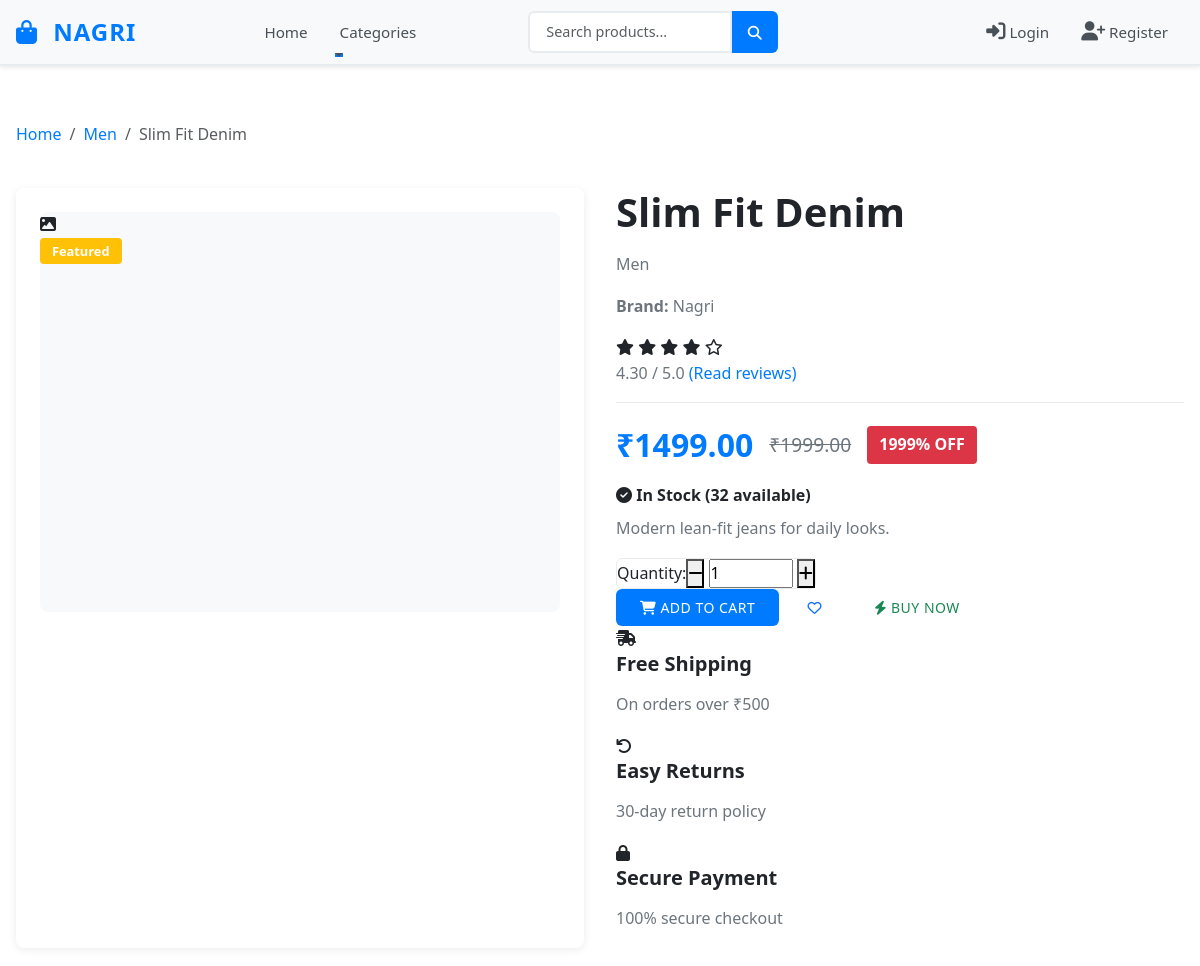
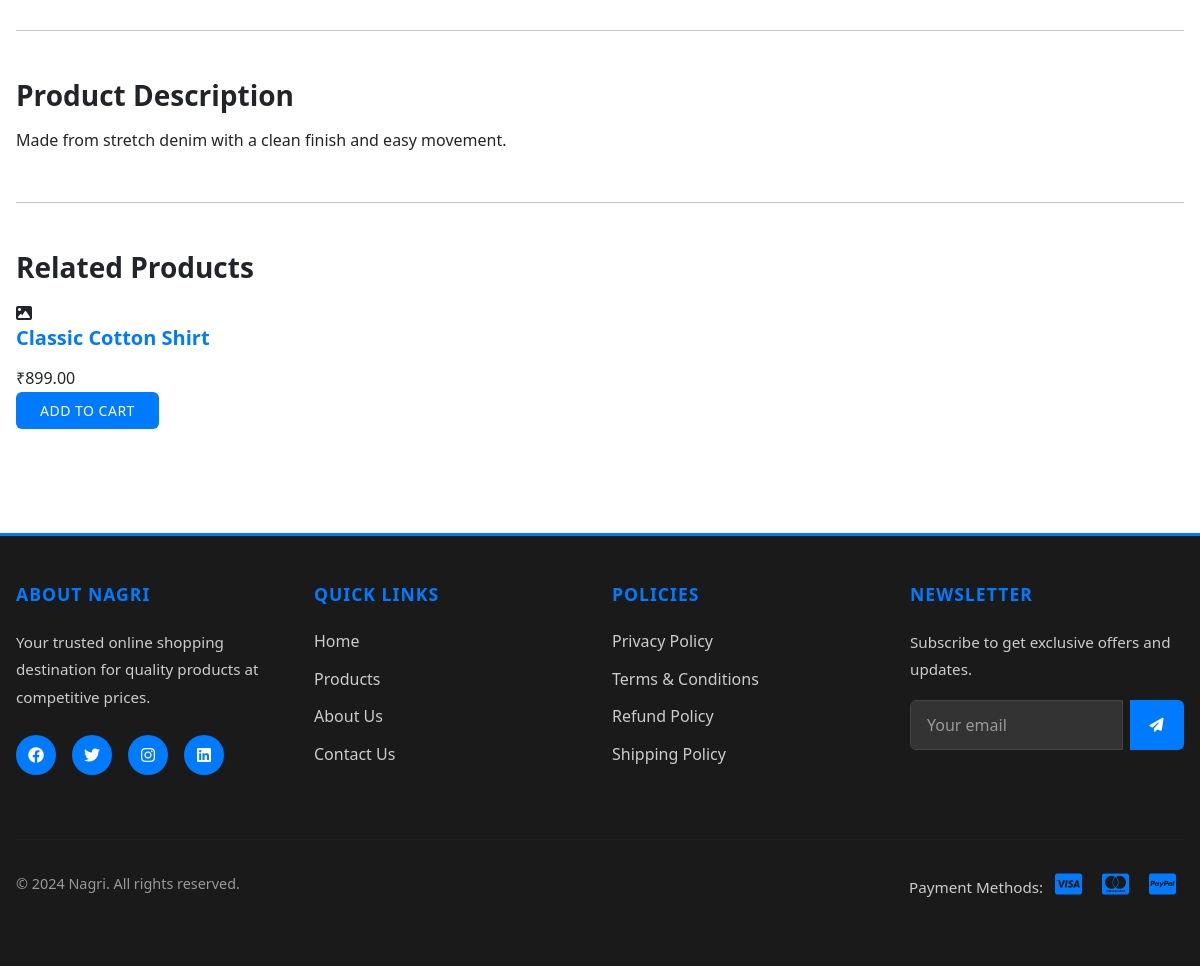
Screenshot of /products/2/ with the database file from the repository (2 pictures, top to bottom).
### products/models.py (models this page shows, shortened)
class Product(models.Model):
    name = models.CharField(max_length=200)
    slug = models.SlugField(unique=True)
    category = models.ForeignKey(Category, on_delete=models.CASCADE, related_name="products")
    subcategory = models.ForeignKey(SubCategory, on_delete=models.SET_NULL, related_name="products", null=True, blank=True)
    short_description = models.TextField(blank=True, null=True)
    description = models.TextField(blank=True, null=True)
    brand = models.CharField(max_length=100, blank=True, null=True)
    tags = models.CharField(max_length=255, blank=True, null=True)
    price = models.DecimalField(max_digits=10, decimal_places=2)
    compare_price = models.DecimalField(max_digits=10, decimal_places=2, default=0.00)
    rating = models.DecimalField(max_digits=3, decimal_places=2, default=0.00)
    image = models.ImageField(upload_to="products/", blank=True, null=True)
    is_featured = models.BooleanField(default=False)
    is_bestseller = models.BooleanField(default=False)
    is_active = models.BooleanField(default=True)
    created_at = models.DateTimeField(auto_now_add=True)
    updated_at = models.DateTimeField(auto_now=True)

class Category(models.Model):
    name = models.CharField(max_length=100)
    slug = models.SlugField(unique=True)
    description = models.TextField(blank=True, null=True)
    created_at = models.DateTimeField(auto_now_add=True)
    updated_at = models.DateTimeField(auto_now=True)

class Inventory(models.Model):
    product = models.OneToOneField(Product, on_delete=models.CASCADE, related_name="inventory")
    stock_quantity = models.PositiveIntegerField(default=0)
    low_stock_threshold = models.PositiveIntegerField(default=5)
    last_updated = models.DateTimeField(auto_now=True)

### products/views.py (the view)
# urls.py: path("<int:product_id>/", product_detail_view, name="product_detail"),
def product_detail_view(request, product_id):
    from django.shortcuts import get_object_or_404
    product = get_object_or_404(Product, id=product_id, is_active=True)
    related_products = Product.objects.filter(
        category=product.category,
        is_active=True
    ).exclude(id=product_id).order_by('-rating', '-created_at')[:6]
    context = {
        'product': product,
        'related_products': related_products,
    }
    return render(request, 'products/product_detail.html', context)

### templates/products/product_detail.html (shortened to what this page needs)
{% extends 'base/base.html' %}
{% load static %}
{% block extra_css %}
    <link rel="stylesheet" href="{% static 'css/products/product_detail.css' %}">
{% endblock %}
{% block content %}
<div class="container py-4">
    <nav class="breadcrumb-nav mb-4" aria-label="breadcrumb">
        <ol class="breadcrumb">
            <li class="breadcrumb-item"><a href="{% url 'home' %}">Home</a></li>
            <li class="breadcrumb-item"><a href="{% url 'product_list' %}?category={{ product.category.id }}">{{ product.category.name }}</a></li>
            <li class="breadcrumb-item active">{{ product.name|truncatechars:30 }}</li>
        </ol>
    </nav>
    <div class="product-detail-container">
        <div class="product-images">
            <div class="main-image">
                {% if product.image %}
                    <img src="{{ product.image.url }}" alt="{{ product.name }}" class="img-fluid" id="mainProductImage">
                {% else %}
                    <div class="placeholder-image">
                        <i class="fas fa-image"></i>
                    </div>
                {% endif %}
                <div class="image-badges">
                    {% if product.is_featured %}
                        <span class="badge badge-featured">Featured</span>
                    {% endif %}
                </div>
            </div>
        </div>
        <div class="product-details">
            <div class="product-header">
                <h1>{{ product.name }}</h1>
                <p class="product-category">{{ product.category.name }}</p>
                {% if product.brand %}
                    <p class="product-brand"><strong>Brand:</strong> {{ product.brand }}</p>
                {% endif %}
            </div>
            <div class="product-rating-section">
                <div class="rating-display">
                    <div class="stars">
                        {% for i in "12345" %}
                            {% if forloop.counter <= product.rating %}
                                <i class="fas fa-star"></i>
                            {% else %}
                                <i class="far fa-star"></i>
                            {% endif %}
                        {% endfor %}
                    </div>
                    <span class="rating-text">{{ product.rating }} / 5.0</span>
                    <a href="#reviews" class="review-link">(Read reviews)</a>
                </div>
            </div>
            <div class="product-pricing">
                <div class="price-display">
                    <span class="current-price">₹{{ product.price }}</span>
                    {% if product.compare_price and product.compare_price > product.price %}
                        <span class="original-price">₹{{ product.compare_price }}</span>
                        {% with discount=product.compare_price|add:0 %}
                            <span class="discount-badge">{{ discount }}% OFF</span>
                        {% endwith %}
                    {% endif %}
                </div>
            </div>
            <div class="stock-status">
                {% if product.inventory.stock_quantity > 0 %}
                    <span class="in-stock">
                        <i class="fas fa-check-circle"></i> In Stock
                        ({{ product.inventory.stock_quantity }} available)
                    </span>
                {% else %}
                    <span class="out-of-stock">
                        <i class="fas fa-times-circle"></i> Out of Stock
                    </span>
                {% endif %}
            </div>
            {% if product.short_description %}
            <div class="product-short-description">
                <p>{{ product.short_description }}</p>
            </div>
            {% endif %}
            {% if product.inventory.stock_quantity > 0 %}
            <div class="product-actions">
                <div class="quantity-selector">
                    <label for="quantity">Quantity:</label>
                    <div class="quantity-input">
                        <button type="button" class="qty-btn qty-minus">
                            <i class="fas fa-minus"></i>
                        </button>
                        <input type="number" id="quantity" class="qty-value" value="1" min="1" max="{{ product.inventory.stock_quantity }}">
                        <button type="button" class="qty-btn qty-plus">
                            <i class="fas fa-plus"></i>
                        </button>
                    </div>
                </div>
                <button class="btn btn-primary btn-lg add-to-cart-btn" data-product-id="{{ product.id }}">
                    <i class="fas fa-shopping-cart"></i> Add to Cart
                </button>
                <button class="btn btn-outline-primary btn-lg add-to-wishlist-btn" data-product-id="{{ product.id }}" title="Add to Wishlist">
                    <i class="far fa-heart"></i>
                </button>
                <button class="btn btn-outline-success btn-lg buy-now-btn" data-product-id="{{ product.id }}">
                    <i class="fas fa-bolt"></i> Buy Now
                </button>
            </div>
            {% endif %}
            <div class="product-features">
                <div class="feature">
                    <i class="fas fa-shipping-fast"></i>
                    <div>
                        <h5>Free Shipping</h5>
                        <p>On orders over ₹500</p>
                    </div>
                </div>
                <div class="feature">
                    <i class="fas fa-undo"></i>
                    <div>
                        <h5>Easy Returns</h5>
                        <p>30-day return policy</p>
                    </div>
                </div>
                <div class="feature">
                    <i class="fas fa-lock"></i>
                    <div>
                        <h5>Secure Payment</h5>
                        <p>100% secure checkout</p>
                    </div>
                </div>
            </div>
        </div>
    </div>
    <hr class="my-5">
    {% if product.description %}
    <div class="product-full-description">
        <h3>Product Description</h3>
        <div class="description-content">
            {{ product.description|safe }}
        </div>
    </div>
    <hr class="my-5">
    {% endif %}
    <div class="related-products">
        <h3>Related Products</h3>
        <div class="products-grid">
            {% for related in related_products %}
            <div class="product-card">
                <div class="product-image">
                    {% if related.image %}
                        <img src="{{ related.image.url }}" alt="{{ related.name }}">
                    {% else %}
                        <div class="placeholder-image">
                            <i class="fas fa-image"></i>
                        </div>
                    {% endif %}
                </div>
                <div class="product-info">
                    <h5><a href="{% url 'product_detail' pk=related.id %}">{{ related.name }}</a></h5>
                    <div class="product-price">₹{{ related.price }}</div>
                    <button class="btn btn-sm btn-primary" onclick="addToCart({{ related.id }})">
                        Add to Cart
                    </button>
                </div>
            </div>
            {% endfor %}
        </div>
    </div>
</div>
{% endblock %}

### static/css/base/base.css (style rules this page uses)
:root { --primary-color: #007bff; --secondary-color: #6c757d; --success-color: #28a745; --danger-color: #dc3545; --warning-color: #ffc107; --info-color: #17a2b8; --light-color: #f8f9fa; --dark-color: #343a40; --text-primary: #212529; --text-secondary: #6c757d; --border-color: #dee2e6; --shadow-sm: 0 0.125rem 0.25rem rgba(0, 0, 0, 0.075); --shadow-md: 0 0.5rem 1rem rgba(0, 0, 0, 0.15); --shadow-lg: 0 1rem 3rem rgba(0, 0, 0, 0.175); --transition: all 0.3s ease; }
* { margin: 0; padding: 0; box-sizing: border-box; }
html { scroll-behavior: smooth; }
body { font-family: 'Segoe UI', Tahoma, Geneva, Verdana, sans-serif; font-size: 16px; line-height: 1.6; color: var(--text-primary); background-color: #ffffff; overflow-x: hidden; }
h1, h2, h3, h4, h5, h6 { font-weight: 600; margin-bottom: 1rem; color: var(--text-primary); }
h1 { font-size: 2.5rem; }
h3 { font-size: 1.75rem; }
h5 { font-size: 1.25rem; }
p { margin-bottom: 1rem; color: var(--text-secondary); }
a { color: var(--primary-color); text-decoration: none; transition: var(--transition); }
.btn { padding: 0.5rem 1.5rem; font-weight: 500; border-radius: 0.375rem; transition: var(--transition); text-transform: uppercase; letter-spacing: 0.5px; font-size: 0.875rem; cursor: pointer; border: none; }
.btn-primary { background-color: var(--primary-color); color: white; }
.container { max-width: 1200px; margin: 0 auto; padding: 0 1rem; }
.badge { padding: 0.375rem 0.75rem; border-radius: 10rem; font-size: 0.8rem; font-weight: 500; }
.mb-4 { margin-bottom: 2rem; }

### static/css/base/navbar.css (style rules this page uses)
.badge { font-size: 0.65rem; padding: 0.25rem 0.5rem; }

### static/css/products/product_detail.css (style rules this page uses)
.breadcrumb-nav { list-style: none; padding: 0; margin: 0; display: flex; gap: 0.5rem; flex-wrap: wrap; }
.breadcrumb-nav li { display: flex; align-items: center; }
.breadcrumb-nav a { color: #007bff; text-decoration: none; transition: color 0.3s ease; }
.product-detail-container { display: grid; grid-template-columns: 1fr 1fr; gap: 2rem; margin-bottom: 3rem; }
.product-images { background: white; border-radius: 8px; padding: 1.5rem; box-shadow: 0 2px 8px rgba(0, 0, 0, 0.08); }
.main-image { width: 100%; height: 400px; overflow: hidden; border-radius: 8px; background-color: #f8f9fa; margin-bottom: 1rem; }
.badge { padding: 0.4rem 0.75rem; border-radius: 4px; font-size: 0.8rem; font-weight: 600; color: white; }
.badge-featured { background-color: #ffc107; }
.product-rating-section { display: flex; align-items: center; gap: 1rem; margin-bottom: 1rem; padding-bottom: 1rem; border-bottom: 1px solid #e9ecef; }
.rating-text { color: #6c757d; }
.price-display { display: flex; align-items: center; gap: 1rem; margin-bottom: 0.75rem; }
.current-price { font-size: 2rem; font-weight: 700; color: #007bff; }
.original-price { font-size: 1.2rem; color: #6c757d; text-decoration: line-through; }
.discount-badge { background-color: #dc3545; color: white; padding: 0.4rem 0.75rem; border-radius: 4px; font-weight: 600; }
.stock-status { font-weight: 600; margin-bottom: 0.5rem; }
.quantity-selector { display: flex; align-items: center; border: 1px solid #e9ecef; border-radius: 6px; width: fit-content; background: white; }

### rows the page displays
Product: category.name "Men", name "Slim Fit Denim", brand "Nagri", rating "4.30", price "1499.00", compare_price "1999.00", inventory.stock_quantity "32", short_description "Modern lean-fit jeans for daily looks.", description "Made from stretch denim with a clean finish and easy movement."
Product: name "Classic Cotton Shirt", price "899.00"

### other values shown
{{ discount }} "1999"
